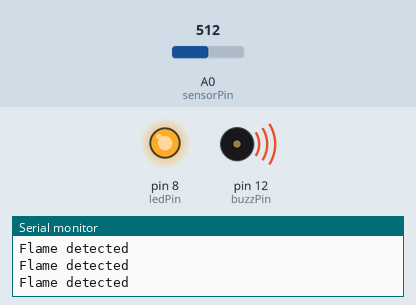
The sketch below on a simulated Arduino Uno, built with avr-gcc and run on an emulated ATmega328P. Shown: output pins drawn as LEDs (lit = HIGH), buzzer (waves = sounding, pin HIGH), the last lines printed to the serial monitor. The inputs (shaded band) are chosen by the test bench; at power-on: A0 (sensorPin) = 512.

Above: at 1.2 s.
1.3 s: A0 (sensorPin) set to 315
4.3 s: A0 (sensorPin) set to 287
At 5.0 s:
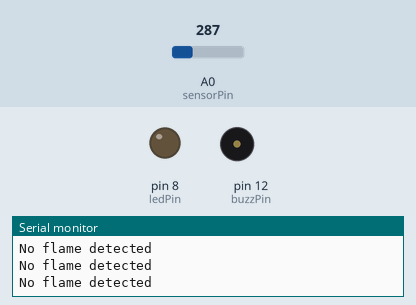
Timing chart, 0 to 7.3 s (numbered marks = the images above; inputs shaded):
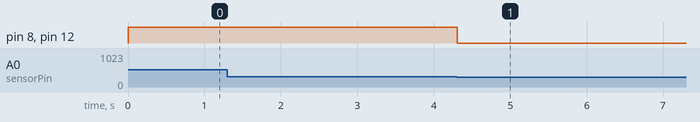

The sketch:

flamesensor.ino
```cpp
int sensorPin=A0;
int ledPin=8;
int buzzPin=12 ;
int sensorState;
void setup() {
  pinMode(sensorPin, INPUT);
  pinMode(ledPin,OUTPUT);
  pinMode(buzzPin, OUTPUT);
  Serial.begin(9600);

}

void loop() {
  sensorState=analogRead(sensorPin);

  if(sensorState>300){
    digitalWrite(ledPin,HIGH);
    digitalWrite(buzzPin,HIGH);
    Serial.println("Flame detected");
  }
  else{
    digitalWrite(ledPin,LOW);
    digitalWrite(buzzPin,LOW);
    Serial.println("No flame detected");
  }

}
```

Measured:
- the behaviour switches between 301 and 300 on A0 (sensorPin) (found by bisection; images 0 and 1)
- after the input at 4.3 s, pin 8 (ledPin), pin 12 (buzzPin): HIGH → LOW at once
